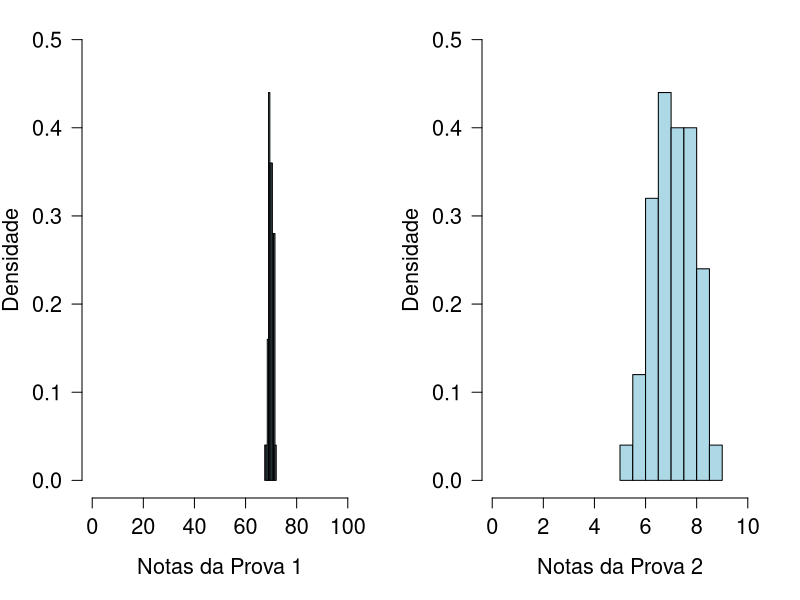
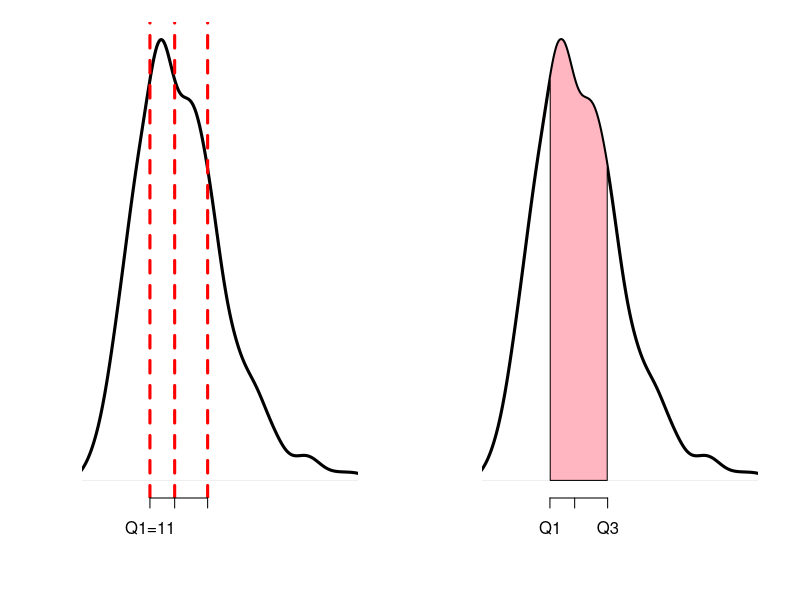
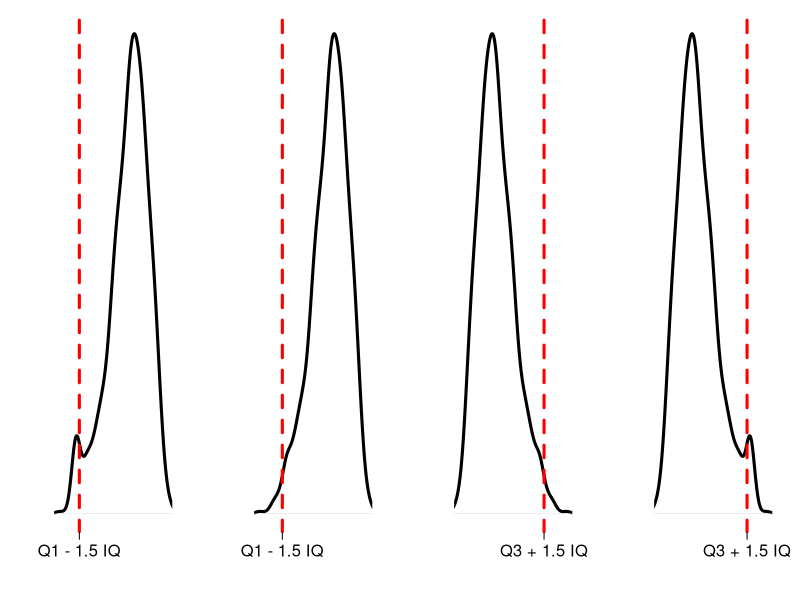
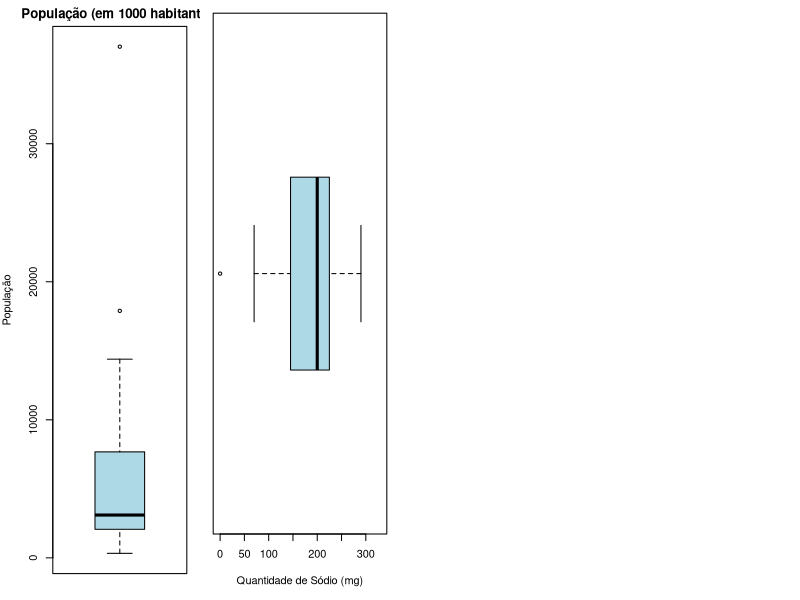
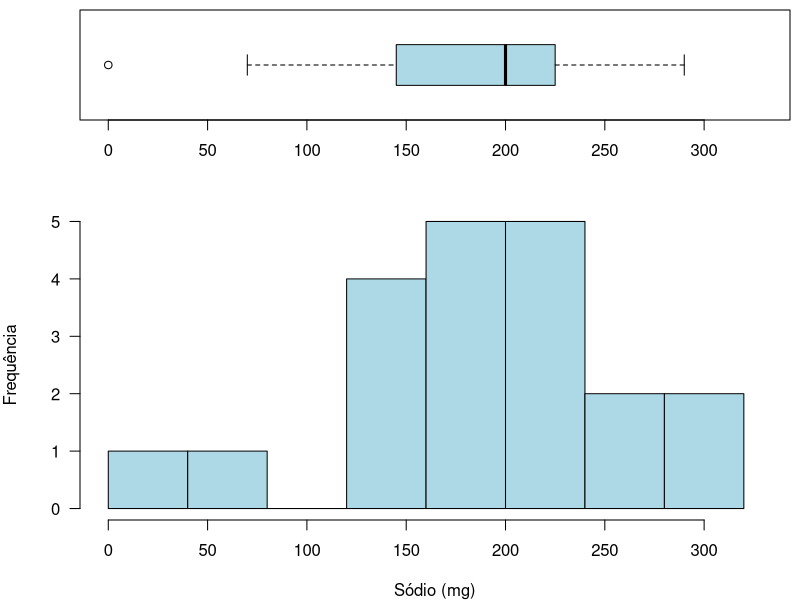
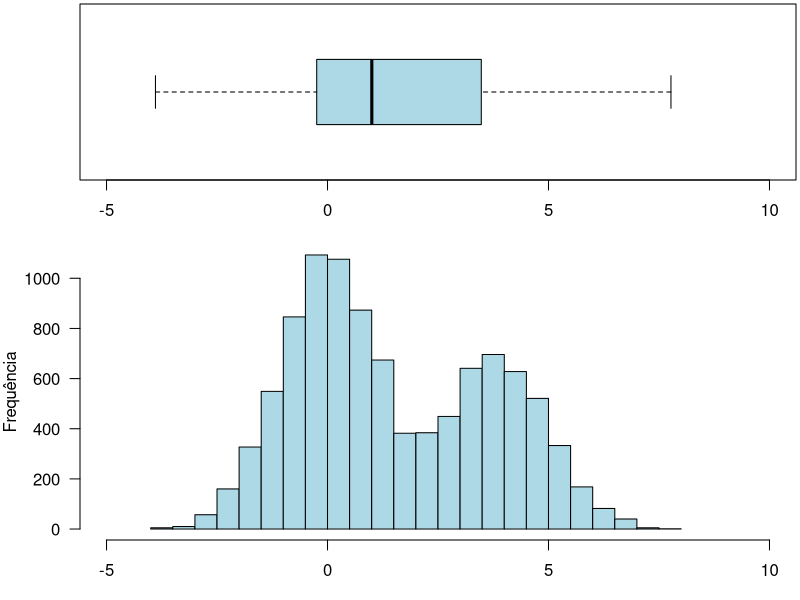

The R source for these figures, in order:
## ---- chunk 1
set.seed(3)
prova1 <- rnorm(50, mean=70, sd=1)
prova2 <- rnorm(50, mean=7, sd=1)
par(mfrow=c(1, 2), mar=c(5.1, 4.1, 1.1, 2.1))
hist(prova1, freq=FALSE, xlab="Notas da Prova 1", ylab="Densidade", 
     main=" ", xlim=c(0,100), ylim=c(0,.5), cex.axis=1.3, cex.lab=1.3, 
     col="lightblue", las=1)
hist(prova2, freq=FALSE, xlab="Notas da Prova 2", ylab="Densidade",
     main=" ", xlim=c(0,10), ylim=c(0,.5), cex.axis=1.3, cex.lab=1.3, 
     col="lightblue", las=1)
## ---- chunk 2
set.seed(2015)
asymDir <- round(c(rchisq(1000, df=15)), 0)
a <- boxplot(asymDir, plot=FALSE)
q1 <- round(a$stats[2], 0)
q2 <- round(a$stats[3], 0)
q3 <- round(a$stats[4], 0)
plot(density(asymDir), ylab="",main=" ", xlim=c(4, 35), axes=FALSE, 
     xlab="", cex.lab=1.5, lwd=3)
abline(v=q1, col="red", lty=2, lwd=3)
abline(v=q2, col="red", lty=2, lwd=3)
abline(v=q3,col="red",lty=2,lwd=3)
axis(side=1, at=c(q1,q2,q3), labels=c(paste0("Q1=", q1), 
                                      paste0("Q2=", q2), paste0("Q3=", q3)))
## ---- chunk 3
dens <- density(asymDir)
plot(dens, ylab="", main=" ", xlim=c(4, 35), axes=FALSE, xlab="", 
     cex.lab=1.5, lwd=3)
axis(side=1, at=c(q1, q2, q3), labels=c("Q1","Q2","Q3"))
x1 <- min(which(dens$x >= q1))  
x2 <- max(which(dens$x <  q3))
with(dens, polygon(x=c(x[c(x1, x1:x2, x2)]), y=c(0, y[x1:x2], 0),
                   col="lightpink"))
# abline(v=q1, col="red", lty=2, lwd=3)
# abline(v=q3, col="red", lty=2, lwd=3)
## ---- chunk 4
par(mfrow=c(1, 4))
set.seed(44)
asymDir <- c(rchisq(1000, df=15))
asymEsq <- c(-asymDir, rep(-30, 30))
plot(density(asymEsq), ylab="", main=" ", xlim=c(-35, -4), axes=FALSE, 
     xlab="", cex.lab=1.5, lwd=3)
a <- boxplot(asymEsq, plot=FALSE)
IQ <- a$stats[4] - a$stats[2]
LI <- a$stats[2] - 1.5*IQ
abline(v=LI, col="red", lty=2, lwd=3)
axis(side=1, at=c(LI), labels=c("Q1 - 1.5 IQ"), cex.axis=1.5, cex.lab=1.5)

set.seed(44)
asymDir <- c(rchisq(1000, df=15))
asymEsq <- c(-asymDir)
plot(density(asymEsq), ylab="",main=" ", xlim=c(-35, -4), axes=FALSE, 
     xlab="", cex.lab=1.5, lwd=3)
a <- boxplot(asymEsq, plot=FALSE)
IQ <- a$stats[4] - a$stats[2]
LI <- a$stats[2] - 1.5*IQ
abline(v=LI, col="red", lty=2, lwd=3)
axis(side=1, at=c(LI), labels=c("Q1 - 1.5 IQ"),cex.axis=1.5,cex.lab=1.5)

set.seed(44)
asymDir <- c(rchisq(1000, df=15))
a <- boxplot(asymDir, plot=FALSE)
IQ <- a$stats[4] - a$stats[2]
LS <- a$stats[4] + 1.5*IQ
plot(density(asymDir), ylab="", main=" ", xlim=c(4, 35), axes=FALSE, 
     xlab="", cex.lab=1.5, lwd=3)
abline(v=LS, col="red", lty=2, lwd=3)
axis(side=1, at=c(LS), labels=c("Q3 + 1.5 IQ"), cex.axis=1.5, cex.lab=1.5)

set.seed(44)
asymDir <- c(rchisq(1000, df=15), rep(30, 30))
plot(density(asymDir), ylab="",main=" ", xlim=c(4, 35), axes=FALSE, 
     xlab="", cex.lab=1.5, lwd=3)
a <- boxplot(asymDir, plot=FALSE)
IQ <- a$stats[4] - a$stats[2]
LS <- a$stats[4] + 1.5*IQ
abline(v=LS, col="red", lty=2, lwd=3)
axis(side=1, at=c(LS), labels=c("Q3 + 1.5 IQ"), cex.axis=1.5, cex.lab=1.5)
## ---- chunk 5
estados <- c(325,478,558,1158,1380,1785,2052,2079,2505,2777,2813,2823,2844,3098,
             3444,5004,5357,5652,6193,7431,7919,9564,10188,13071,14392,17892,37033)

med <- median(estados) # Q2
Q1 <- quantile(estados, prob=.25, type=2) # Q1
Q3 <- quantile(estados, prob=.75, type=2) # Q3
IQ <- IQR(estados, type=2) # IQ
## ---- chunk 6
par(mar=c(2, 4, 2, 1))
boxplot(estados, main="População (em 1000 habitantes)", ylab="População", type=2, col="lightblue")
## ---- chunk 7
cereais <- c(0, 70, 125, 125, 140, 150, 170, 170, 180, 200,
             200, 210, 210, 220, 220, 230, 250, 260, 290, 290)
## ---- chunk 8
#par(mfrow=c(2,1))
#nf <- layout(mat = matrix(c(1,2),2,1, byrow=TRUE),  height = c(1,2))
#  par(mar=c(4, 4, .5, .5))
par(mar=c(5, 1, 1, 1))
boxplot(cereais, horizontal=TRUE, outline=TRUE, ylim=c(-1,330), 
        col="lightblue", type=3, xlab="Quantidade de Sódio (mg)")
# hist(cereais,xlim=c(-1,330),breaks=c(0,40,80,120,160,200,240,280,320),main="",col="lightblue",xlab="Sódio (mg)",ylab="Frequência")
## ---- chunk 9
par(mfrow=c(2, 1))
nf <- layout(mat=matrix(c(1,2), 2, 1, byrow=TRUE),  height=c(1, 2))
    par(mar=c(4, 4, .5, .5))
boxplot(cereais, horizontal=TRUE,  outline=TRUE, ylim=c(-1, 330),
        col="lightblue", type=3)
hist(cereais, xlim=c(-1, 330), breaks=seq(0, 320, by=40),
     main="", col="lightblue", xlab="Sódio (mg)", ylab="Frequência", las=1)
## ---- chunk 10
mu1 <- log(1)   
mu2 <- log(50)
sig1 <- log(3)
sig2 <- log(3)
cpct <- 0.4   

bimodalDistFunc <- function(n, cpct, mu1, mu2, sig1, sig2){
    set.seed(4)
    y0 <- rlnorm(n, mean=mu1, sd=sig1)
    set.seed(5)
    y1 <- rlnorm(n, mean=mu2 , sd=sig2)
    
    flag <- rbinom(n,size=1,prob=cpct)
    y <- y0*(1 - flag) + y1*flag 
}

bimodalData <- bimodalDistFunc(n=10000, cpct, mu1, mu2, sig1, sig2)

nf <- layout(mat=matrix(c(1, 2), 2, 1, byrow=TRUE),  height=c(1, 1.5))
par(mar=c(3, 4, .2, .2))
boxplot(log(bimodalData), horizontal=TRUE, outline=TRUE, ylim=c(-5,10), 
        col="lightblue", type=3)
hist(log(bimodalData), nclass=20, xlab="", ylab="Frequência", 
     col="lightblue", main="", xlim=c(-5, 10), las=1)
